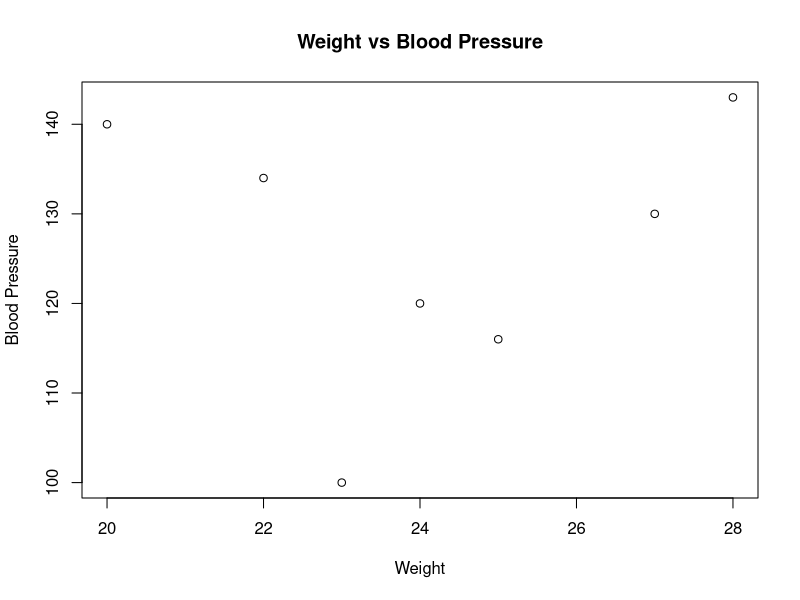
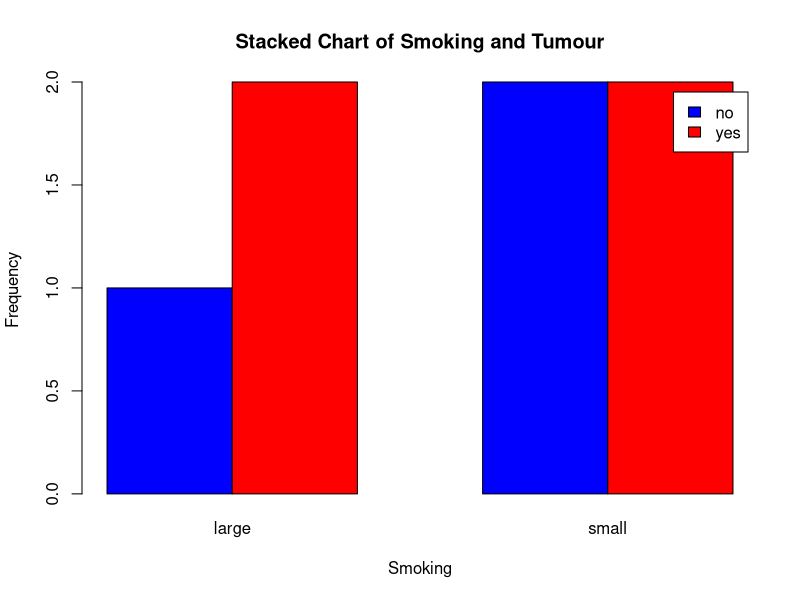

Reproduce these figures in R, in order. (Note: this script raises an error after producing the figures.)
# Load libraries
library(caret)
library(ggplot2)
# Creating the dataframe
data <- data.frame(
  id = c(1, 2, 3, 4, 5, 6, 7),
  weight = c(20, 27, 24, 22, 23, 25, 28),
  bp = c(140, 130, 120, 134, 100, 116, 143),
  locality = c("urban", "rural", "urban", "urban", "rural", "rural", "urban"),
  smoking = c("no", "yes", "no", "yes", "yes", "no", "yes"),
  tumour = c("small", "small", "large", "small", "large", "small", "large")
)

# Displaying the created dataframe
print(data)

### Analysis
# Plotting a graph between weight and blood pressure
plot(data$weight, data$bp, xlab = "Weight", ylab = "Blood Pressure", main = "Weight vs Blood Pressure")

# Creating a stacked chart between smoking and tumour
stacked_table <- table(data$smoking, data$tumour)
barplot(stacked_table, beside = TRUE, legend = TRUE, col = c("blue", "red"), 
        main = "Stacked Chart of Smoking and Tumour", xlab = "Smoking", ylab = "Frequency")

# Convert 'tumour' variable to factor with specified levels
data$tumour <- factor(data$tumour, levels = c("small", "large"))

# Splitting the data into training and testing sets
set.seed(123)
trainIndex <- createDataPartition(data$tumour, p = 0.7, list = FALSE)
train_data <- data[trainIndex, ]
test_data <- data[-trainIndex, ]

# Training a classification model (logistic regression)
model <- train(tumour ~ weight + bp + locality + smoking, 
               data = train_data, 
               method = "glm",
               family = "binomial")

# Making predictions on the test set
predictions <- predict(model, newdata = test_data)

# Evaluating the model
confusionMatrix(predictions, test_data$tumour)

# Extract confusion matrix data
cm_data <- as.data.frame(cm$table)

# Plot confusion matrix
ggplot(cm_data, aes(x = Reference, y = Prediction, fill = Freq)) +
  geom_tile(color = "white") +
  geom_text(aes(label = Freq)) +
  scale_fill_gradient(low = "lightblue", high = "darkblue") +
  labs(title = "Confusion Matrix",
       x = "Actual",
       y = "Predicted") +
  theme_minimal()


